Frame 1 (no input): blank canvas, image omitted
Frame 60 (the mouse pressed at the canvas centre just before this capture): blank canvas, image omitted
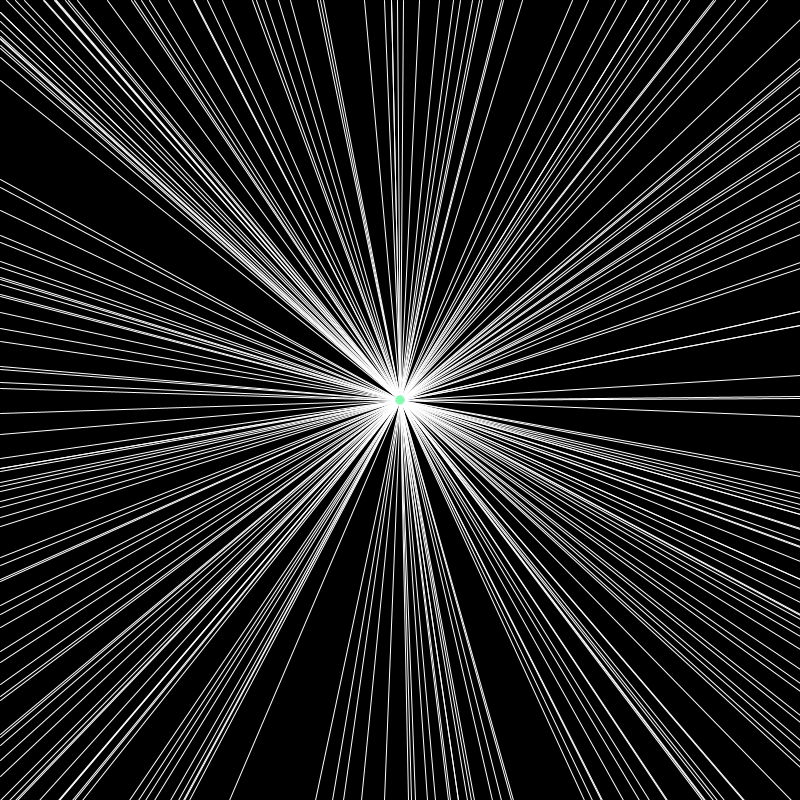
Frame 120 (the mouse held since frame 60 and released just before this capture)

The Processing sketch whose frames 1 and 60 were blank and that drew this single picture after the mouse press (run headless with seeded random() and noise(); from frame 60 on, the mouse is pressed at the canvas centre):

// Processing sketch: processing_159440
// ── processing_159440.pde

void setup(){
  size(800,800);
  colorMode(HSB);
  background(0,0,0);
  }
void draw(){
  if (mousePressed){
    stroke(255,0,255);
    line(0,random(width),mouseX,mouseY);
    line(random(height),0,mouseX,mouseY);
     line(height,random(width),mouseX,mouseY);
    line(random(height),width,mouseX,mouseY);
    fill(random(255),random(255),255);
    noStroke();
    ellipse(mouseX,mouseY,9,9);
    }
   
}
